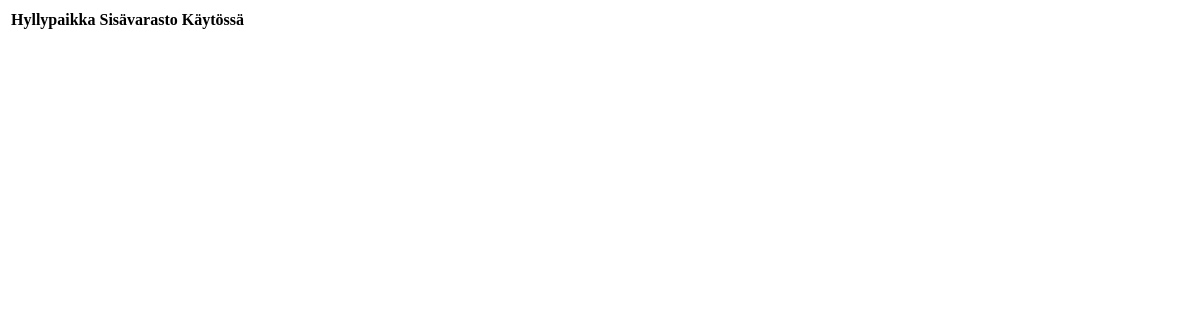
The page /stock-locations on the database as committed earlier.
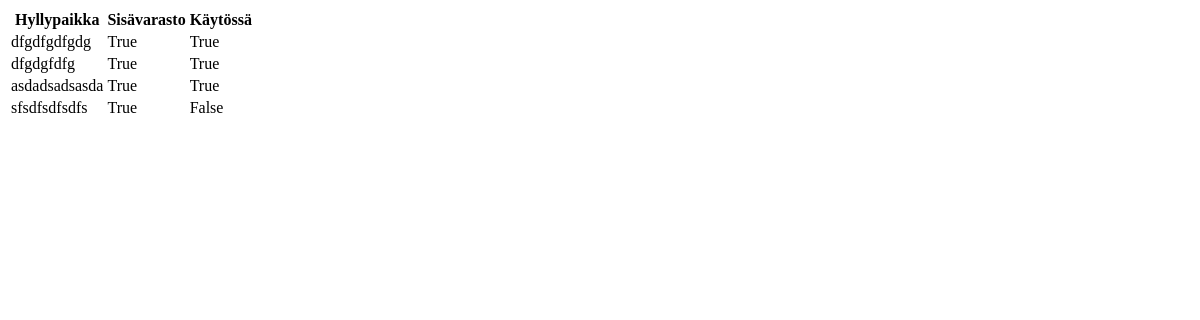
The same page on the database as committed later.
### models/locations.py (models this page shows)
class StockLocations(db.Model):
    location_id = db.Column(db.Integer, primary_key=True)
    name = db.Column(db.String(100), nullable=False, unique=True)  # Unique location name
    is_flexible = db.Column(db.Boolean, default=True)  # By default, it's flexible
    is_occupied = db.Column(db.Boolean, default=False)  # Is this spot occupied?
    tire_id = db.Column(db.Integer, db.ForeignKey('tires.tire_id'), nullable=True)
    tire = db.relationship('Tires', back_populates='stock_location')

### views/stock_locations_route.py (the view)
@list_stock_locations_blueprint.route('/stock-locations', methods=['GET'])
def list_stock_locations():
    locations = StockLocations.query.all()
    return render_template('list_stock_locations.html', locations=locations)

### templates/list_stock_locations.html (shortened to what this page needs)
<!DOCTYPE html>
<html>
<head>
</head>
<body>
    <table>
        <thead>
            <tr>
                <th>Hyllypaikka</th>
                <th>Sisävarasto</th>
                <th>Käytössä</th>
            </tr>
        </thead>
        <tbody>
            {% for location in locations %}
            <tr>
                <td>{{ location.name }}</td>
                <td>{{ location.is_flexible }}</td>
                <td>{{ location.is_occupied }}</td>
            </tr>
            {% endfor %}
        </tbody>
    </table>
</body>
</html>

Rows that differ between the two databases and show on the page:
added StockLocations: name "dfgdfgdfgdg", is_flexible "True", is_occupied "True"
added StockLocations: name "dfgdgfdfg", is_flexible "True", is_occupied "True"
added StockLocations: name "asdadsadsasda", is_flexible "True", is_occupied "True"
added StockLocations: name "sfsdfsdfsdfs", is_flexible "True", is_occupied "False"
